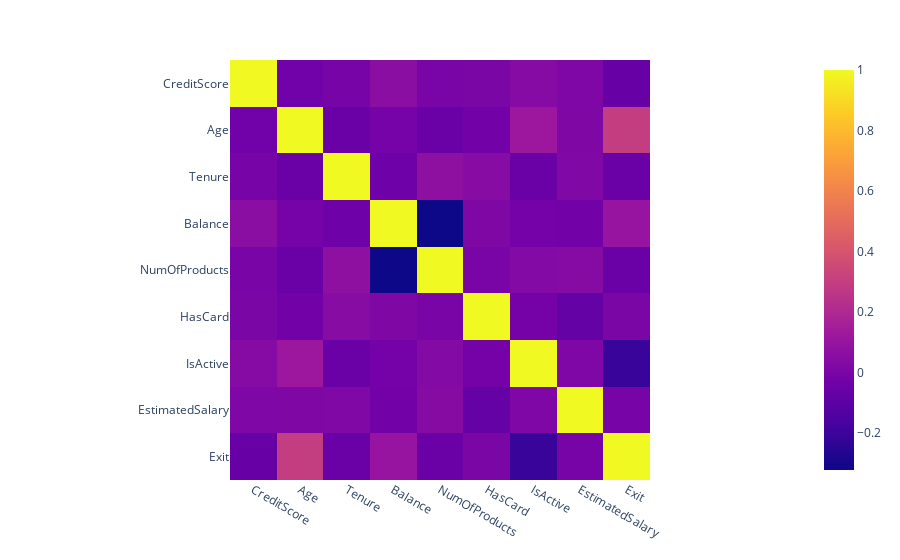

Write notebook code for a chart like this one.
### Code cell
data=df.corr()
fig= px.imshow(data,x=data.columns,y=data.columns)
fig.show()

### Figure 1 — Plotly figure (JSON) as saved in the notebook; plotly's stock layout.template omitted (floating-point values rounded to 4 significant figures)
{"data": [{"coloraxis": "coloraxis", "hovertemplate": "x: %{x}<br>y: %{y}<br>color: %{z}<extra></extra>", "type": "heatmap", "x": ["CreditScore", "Age", "Tenure", "Balance", "NumOfProducts", "HasCard", "IsActive", "EstimatedSalary", "Exit"], "y": ["CreditScore", "Age", "Tenure", "Balance", "NumOfProducts", "HasCard", "IsActive", "EstimatedSalary", "Exit"], "z": [[1, -0.03172, -0.01052, 0.0577, -0.004078, 0.001395, 0.03619, 0.01344, -0.06478], [-0.03172, 1, -0.05495, -0.01498, -0.05602, -0.02671, 0.1179, 0.01498, 0.2961], [-0.01052, -0.05495, 1, -0.04184, 0.06809, 0.04308, -0.05577, 0.02078, -0.0606], [0.0577, -0.01498, -0.04184, 1, -0.323, 0.01686, -0.02218, -0.02898, 0.09823], [-0.004078, -0.05602, 0.06809, -0.323, 1, -0.004099, 0.03058, 0.03879, -0.05664], [0.001395, -0.02671, 0.04308, 0.01686, -0.004099, 1, -0.02113, -0.07724, 0.003193], [0.03619, 0.1179, -0.05577, -0.02218, 0.03058, -0.02113, 1, 0.0136, -0.2126], [0.01344, 0.01498, 0.02078, -0.02898, 0.03879, -0.07724, 0.0136, 1, -0.01181], [-0.06478, 0.2961, -0.0606, 0.09823, -0.05664, 0.003193, -0.2126, -0.01181, 1]]}], "layout": {"coloraxis": {"colorscale": [[0, "#0d0887"], [0.1111, "#46039f"], [0.2222, "#7201a8"], [0.3333, "#9c179e"], [0.4444, "#bd3786"], [0.5556, "#d8576b"], [0.6667, "#ed7953"], [0.7778, "#fb9f3a"], [0.8889, "#fdca26"], [1, "#f0f921"]]}, "margin": {"t": 60}, "xaxis": {"constrain": "domain", "scaleanchor": "y"}, "yaxis": {"autorange": "reversed", "constrain": "domain"}}}
